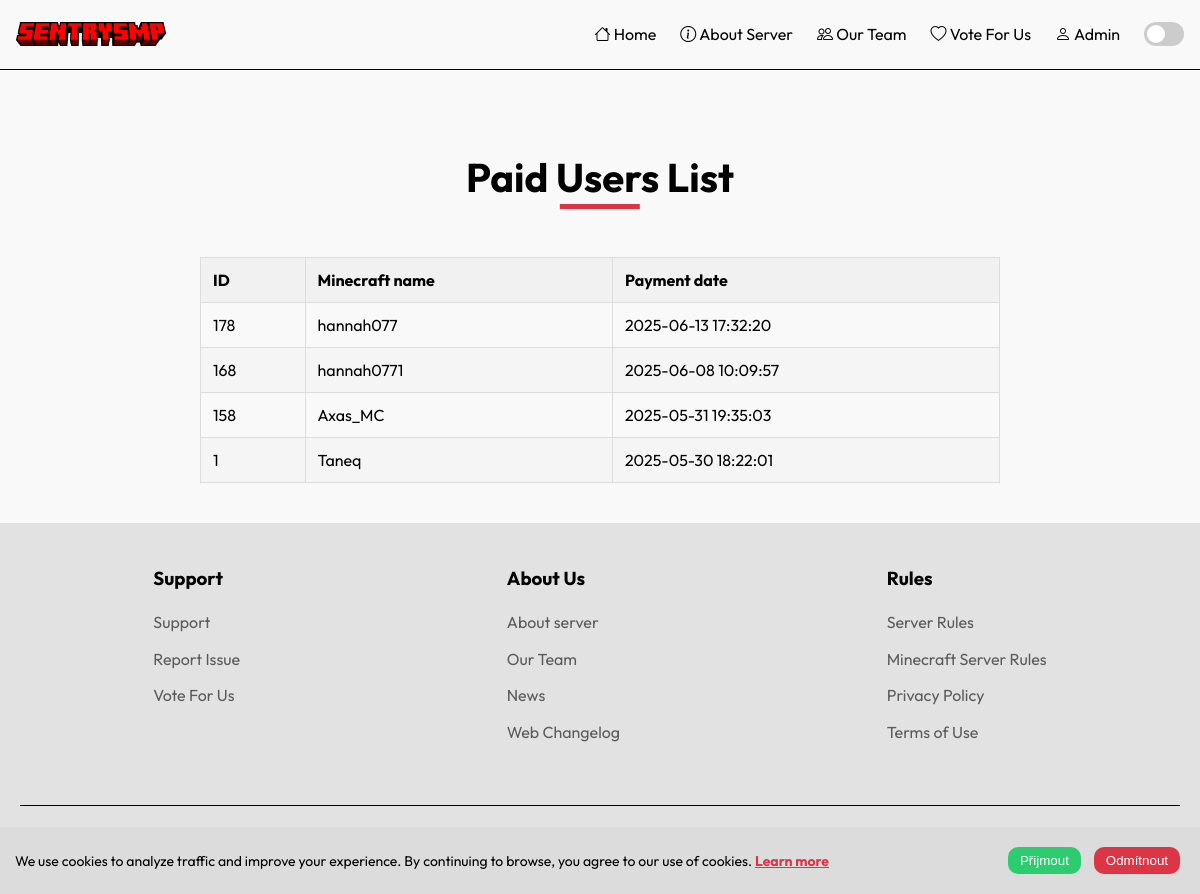
/paid-list.php (signed in), run on an earlier commit of the app's database.
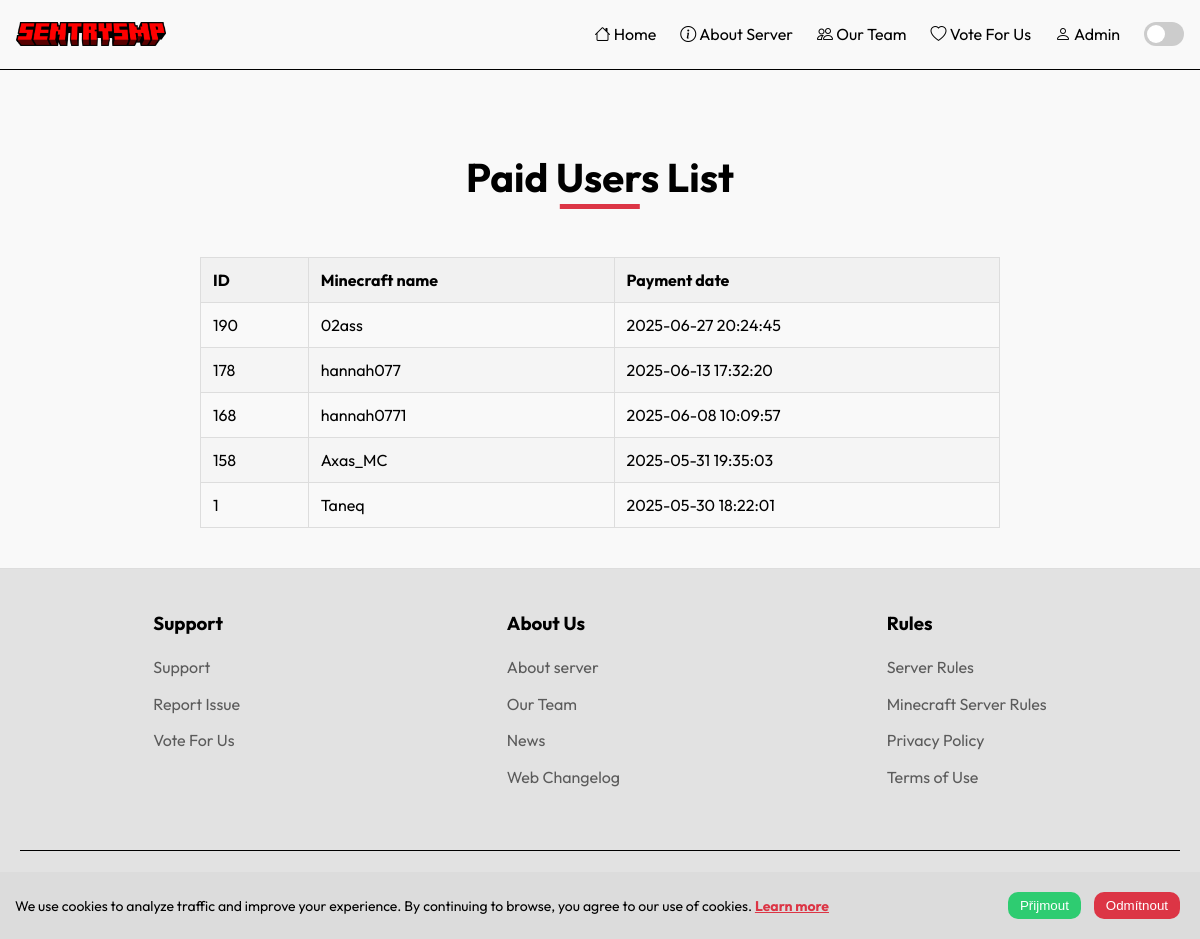
And on a later commit of the database.
### tables this page shows
CREATE TABLE "users" (
            id INTEGER PRIMARY KEY AUTOINCREMENT,
            username TEXT NOT NULL,
            transaction_id TEXT UNIQUE,
            cart_data TEXT,
            amount REAL DEFAULT 0.0,
            created_at DATETIME DEFAULT CURRENT_TIMESTAMP
        );

### paid-list.php (the view, shortened to what this page needs)
<?php
$users = [];
try {
    $db = new SQLite3("paid_users.sqlite");
    $result = $db->query(
        "SELECT id, username, created_at FROM users ORDER BY created_at DESC"
    );
    while ($row = $result->fetchArray(SQLITE3_ASSOC)) {
        $users[] = $row;
    }
} catch (Exception $e) {
    $error = "Chyba při načítání uživatelů: " . $e->getMessage();
}
?>
<!doctype html>
<html>
    <head>
        <link rel="stylesheet" href="css/style.css" />
    </head>
    <body>
        <nav class="navbar" id="navbar-main"></nav>
        <div class="container">
            <div class="main-wrapper">
            <h2 class="main">Paid Users List</h2>
            </div>
            <?php if (count($users) > 0): ?>
                <table>
                    <thead>
                        <tr>
                            <th>ID</th>
                            <th>Minecraft name</th>
                            <th>Payment date</th>
                        </tr>
                    </thead>
                    <tbody>
                        <?php foreach ($users as $user): ?>
                            <tr>
                                <td><?php echo htmlspecialchars(
                                    $user["id"]
                                ); ?></td>
                                <td><?php echo htmlspecialchars(
                                    $user["username"]
                                ); ?></td>
                                <td><?php echo htmlspecialchars(
                                    $user["created_at"]
                                ); ?></td>
                            </tr>
                        <?php endforeach; ?>
                    </tbody>
                </table>
            <?php else: ?>
                <p>No paid users found.</p>
            <?php endif; ?>
        </div>
        <footer id="footer-main"></footer>
    </body>
</html>

### css/style.css (style rules this page uses)
body { background-color: #f9f9f9; font-family: "Outfit", sans-serif; font-weight: 400; font-style: normal; color: black; }
h2, h3, h4, h5 { padding-top: 2.5px; padding-bottom: 2.5px; }
h2 { font-size: 30px; align-content: center; }
.main-wrapper { text-align: center; padding-bottom: 2rem; }
.main { position: relative; display: inline-block; font-weight: bold; font-size: 40px; text-align: center; }
.main::after { content: ""; position: absolute; left: 50%; transform: translateX(-50%); bottom: -4px; width: 30%; height: 5px; background-color: #dc3545; }
.container { margin-top: 5rem; max-width: 800px; margin-left: auto; margin-right: auto; }
footer { z-index: 5; left: 0; width: 100%; background-color: #f9f9f9; padding: 20px; margin-top: 40px; border-top: 1px solid #ddd; background: #e2e2e2; padding: 40px 20px 20px; color: #fff; bottom: 0; }
* { box-sizing: border-box; margin: 0; padding: 0; }
.navbar { background: #f9f9f9; border-bottom: 1px solid black; padding: 0.75rem 1rem; position: sticky; top: 0; z-index: 100; width: 100%; }
table { width: 100%; border-collapse: collapse; margin: 20px 0; }
table, th, td { border: 1px solid #ddd; }
th, td { padding: 12px; text-align: left; }
th { background-color: #f1f1f1; }
tr:nth-child(even) { background-color: #f5f5f5; }

What changed in the data, as far as the page shows it:
added users: id "190", username "02ass", created_at "2025-06-27 20:24:45"
